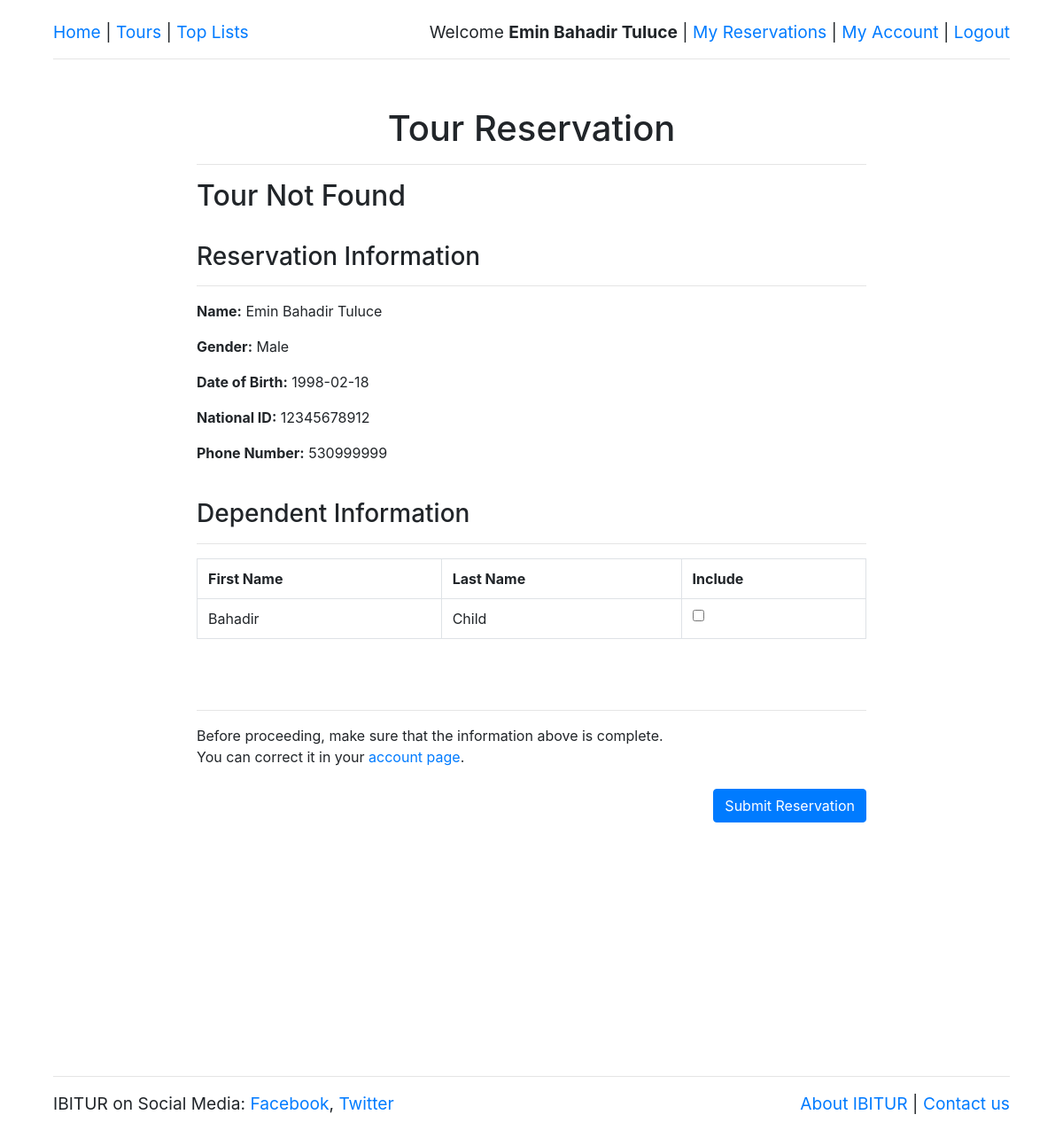
/website/reserve_tour.php (signed in), run on the app's committed database.
### tables this page shows
CREATE TABLE Account (
    ID INTEGER PRIMARY KEY AUTO_INCREMENT,
    username VARCHAR(50) NOT NULL,
    email VARCHAR(50)  NOT NULL,
    passwd VARCHAR(50) NOT NULL,
    first_name VARCHAR(50),
    middle_name VARCHAR(50),
    last_name VARCHAR(50)
);

CREATE TABLE CustomerAccount (
    ID INTEGER PRIMARY KEY AUTO_INCREMENT,
    national_ID VARCHAR(15),
    nationality INTEGER,
    gender VARCHAR(6),
    date_of_birth DATE,
    booking_points INTEGER DEFAULT 0,
    FOREIGN KEY (ID) REFERENCES Account(ID),
    FOREIGN KEY (nationality) REFERENCES Country(ID)
);

CREATE TABLE CustomerTelephones (
    customer_ID INTEGER,
    telephone_no NUMERIC(15, 0),
    PRIMARY KEY (customer_ID , telephone_no),
    FOREIGN KEY  (customer_ID) REFERENCES CustomerAccount(ID)
);

CREATE TABLE Dependent (
    national_ID INTEGER PRIMARY KEY,
    customer_ID INTEGER,
    gender VARCHAR(6) NOT NULL,
    date_of_birth DATE NOT NULL,
    first_name VARCHAR(50),
    middle_name VARCHAR(50),
    last_name VARCHAR(50),
    FOREIGN KEY (customer_ID) REFERENCES CustomerAccount(ID)
);

### website/util/session.php (called while the page is built, shortened)
<?php
   if(isset($_SESSION['session_username'])
      && isset($_SESSION['session_fullname'])
      && isset($_SESSION['session_is_staff'])
      && isset($_SESSION['session_id'])) {
      $logged_in = true;
      $current_fullname = $_SESSION['session_fullname'];
      $current_is_staff = $_SESSION['session_is_staff'];
      $current_id = $_SESSION['session_id'];
   }
?>

### website/reserve_tour.php (the view, shortened to what this page needs)
<?php
    include('util/session.php');
    include('util/visuals.php');
    $profile_settings_data_query = "select * from Account A, CustomerAccount C, Country CR, CustomerTelephones T where A.ID = C.ID and C.nationality = CR.ID and C.ID = T.customer_ID and A.username = '" . $_SESSION['session_username'] . "';";
    $profile_result = mysqli_query($db, $profile_settings_data_query);
    $profile_data = $profile_result->fetch_assoc();
    $profile_found = false;
    if($profile_result->num_rows != 0) {
        $profile_found = true;
        $first_name = $profile_data['first_name'];
        $middle_name = $profile_data['middle_name'];
        $national_id = $profile_data['national_ID'];
        $phone = $profile_data['telephone_no'];
        $last_name = $profile_data['last_name'];
        $dob = $profile_data['date_of_birth'];
        $gender = $profile_data['gender'];
    }
?>
<html>
<head>
    <link rel="stylesheet" href="style/style.css"/>
    <link rel="stylesheet" href="lib/bootstrap.min.css"/>
</head>
<body class="content">
    <?php
        if ($logged_in) {
            echo get_header($current_fullname, $current_is_staff);
        } else {
            header("location: login.php");
        }
        $tour_found = false;
    ?>
    <div class="inner-content">
        <h1> Tour Reservation </h1>
        <hr>
        <div>
        <?php
            if(!$tour_found) {
                echo "<h2> Tour Not Found </h2>";
            }
            else {
                $reservation_card = get_tour_summary_card($tour_id, $tour_name,
                    $tour_image_path, $tour_start_date, $tour_end_date, $tour_description,
                    $tour_price, $quota);
                echo $reservation_card;
            }
        ?>
        </div>
        <br>
        <h3> Reservation Information </h3>
        <hr>
        <div class = "reservation-info">
            <div class = "reservation-info-left">
                <?php
                    if($profile_found) {
                        echo "<p><b>Name:</b> $first_name $middle_name $last_name</p>";
                        echo "<p><b>Gender:</b> $gender</p>";
                        echo "<p><b>Date of Birth:</b> $dob</p>";
                        echo "<p><b>National ID:</b> $national_id</p>";
                        echo "<p><b>Phone Number:</b> $phone</p>";
                    }
                    else {
                        echo "<p>Profile Data Not Available.</p>";
                    }
                ?>
            </div>
        </div>
        <br>
        <h3> Dependent Information </h3>
        <hr>
        <?php
                $get_dependent_query = "SELECT first_name, middle_name, last_name, national_ID FROM Dependent
                WHERE Dependent.customer_ID = $current_id;";
                $get_dependent_result = mysqli_query($db, $get_dependent_query);
                echo "<form name='done-reservation' action='view_tour.php?id=$tour_id' method='post' >";
                if($get_dependent_result->num_rows == 0) {
                    echo "<p>This customer does not have any dependents yet.</p>";
                }
                else {
                    echo "<table class='table table-bordered'>
                    <tr>
                        <th> First Name </th>
                        <th> Last Name </th>
                        <th> Include </th>
                    </tr>";
                    while($row = $get_dependent_result->fetch_assoc()) {
                        $temp_check = "<input type='checkbox' name='checkbox[]' value=' " . $row['national_ID'] . "' /> ";
                        echo "<tr>";
                        echo "<td>" . $row['first_name'] . "</td>";
                        echo "<td>" . $row['last_name'] . "</td>";
                        echo "<td>" . $temp_check . "</td>";
                        echo "</tr>";
                    }
                    echo "</table>";
                }
                echo "<br><br><hr>Before proceeding, make sure that the information above is complete.
                          <br>You can correct it in your <a href='my_account.php'>account page</a>.
                          <br><br>";
                echo "<input class='btn btn-primary right' type='submit' name='reserve-submit' value='Submit Reservation'/>";
                echo "</form>";
            ?>
        </div>
        <?php
            echo get_footer();
        ?>
</body>
</html>

### website/style/style.css (style rules this page uses)
h1 { text-align: center; }
.content { margin-left: 5%; margin-right: 5%; }
.right { float: right; }
table, th, td { border: 1px solid black; border-collapse: collapse; }
th, td { padding: 15px; text-align: left; }
table { width: 100%; background-color: #56ebf1; }
.inner-content { margin-right: auto; margin-left: auto; margin-top: 5%; width: 70%; }

### data on the page
account: first_name "Emin", middle_name "Bahadir", last_name "Tuluce", customeraccount.gender "Male", customeraccount.date_of_birth "1998-02-18", customeraccount.national_ID "12345678912", customertelephones.telephone_no "530999999"
dependent: first_name "Bahadir", last_name "Child"

### other printed values
$username "Emin Bahadir Tuluce"
